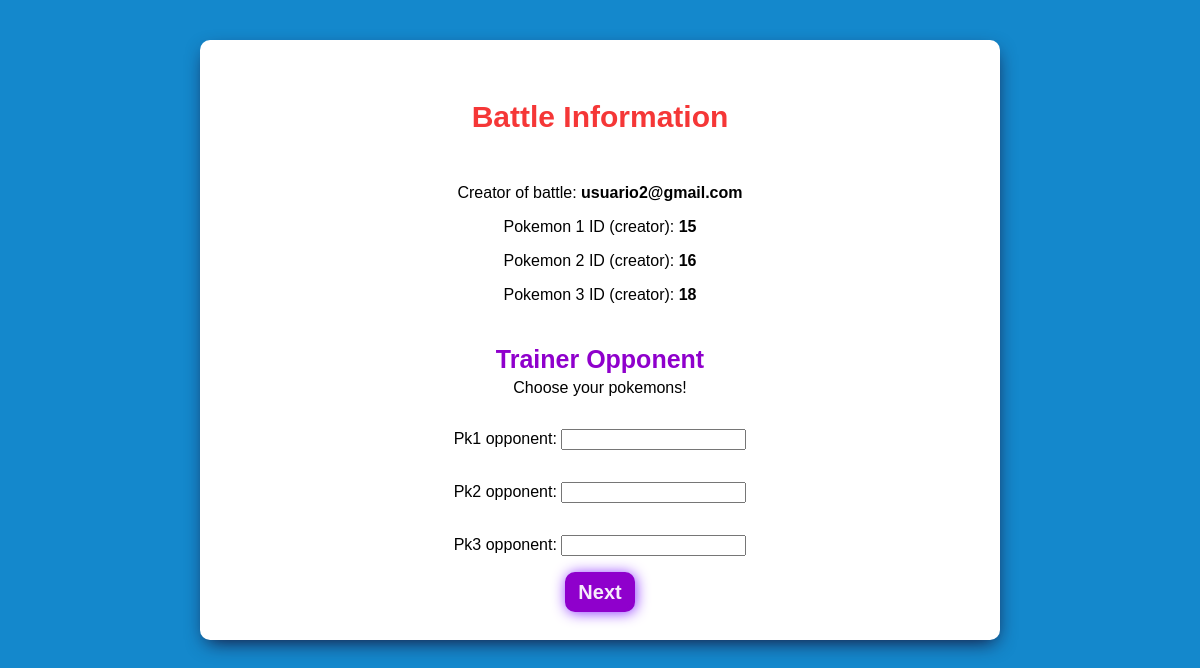
The page /player2/round on the database as committed earlier.
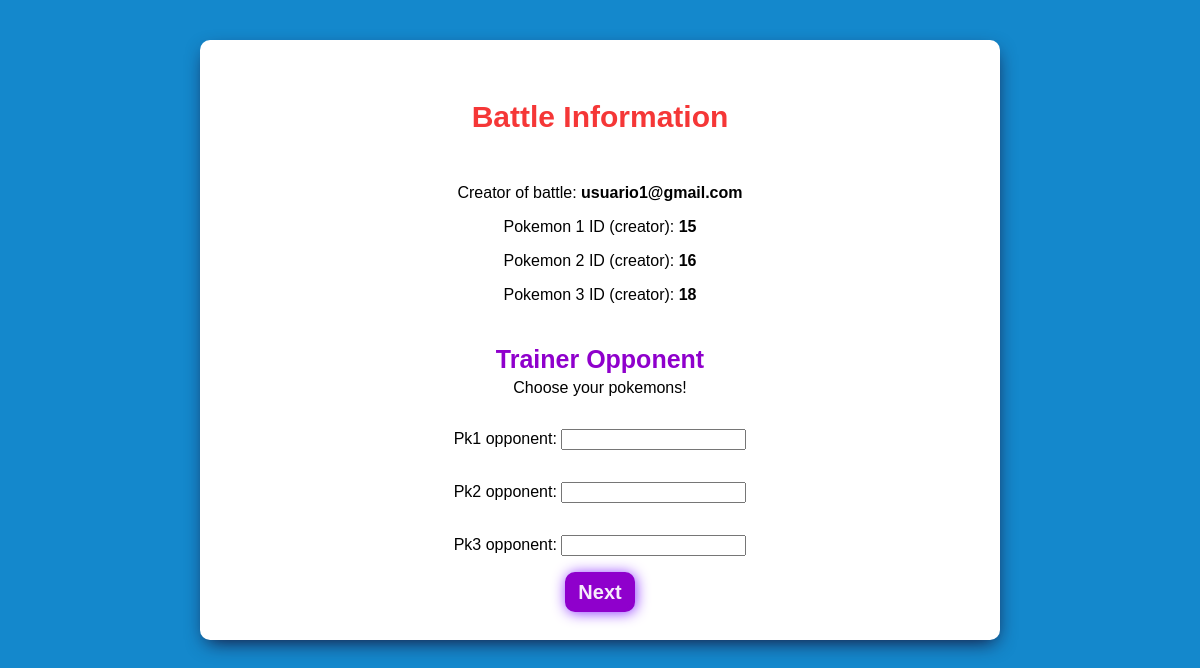
The same page on the database as committed later.
### battle/models.py (models this page shows, shortened)
class Battle(models.Model):
    id = models.AutoField(primary_key=True)
    creator = models.ForeignKey(settings.AUTH_USER_MODEL, on_delete=models.CASCADE, related_name='+',  null=True)
    opponent = models.ForeignKey(settings.AUTH_USER_MODEL, on_delete=models.CASCADE, related_name='+', null=True)
    pk1_creator = models.CharField(max_length=200, null=True)
    pk2_creator = models.CharField(max_length=200, null=True)
    pk3_creator = models.CharField(max_length=200,  null=True)
    pk1_opponent = models.CharField(max_length=200,  null=True)
    pk2_opponent = models.CharField(max_length=200,  null=True)
    pk3_opponent = models.CharField(max_length=200,  null=True)
    winner = models.CharField(max_length=200, null=True)

### users/models.py (models this page shows, shortened)
class User(AbstractBaseUser, PermissionsMixin, IndexedTimeStampedModel):
    email = models.EmailField(max_length=255, unique=True)
    is_staff = models.BooleanField(
        default=False, help_text=_("Designates whether the user can log into this admin " "site.")
    )
    is_active = models.BooleanField(
        default=True,
        help_text=_(
            "Designates whether this user should be treated as "
            "active. Unselect this instead of deleting accounts."
        ),
    )
    objects = UserManager()
    USERNAME_FIELD = "email"
    def __str__(self):
        return self.email

### battle/views.py (the view)
# urls.py: path('player2/round', views.round_new2, name='round_new2'),
def round_new2(request):
    battleInfo = Battle.objects.latest('id')
    if request.method == "POST":
        formRound2 = RoundForm2(request.POST, instance=battleInfo)
        if formRound2.is_valid():
            round_opponent = formRound2.save(commit=False)
            dataPK11 = get_pokemon_from_api(round_opponent.pk1_opponent)
            dataPK21 = get_pokemon_from_api(round_opponent.pk2_opponent)
            dataPK31 = get_pokemon_from_api(round_opponent.pk3_opponent)
            sumPK11 = sumValid(dataPK11)
            sumPK21 = sumValid(dataPK21)
            sumPK31 = sumValid(dataPK31)
            sumAll = sumPK11 + sumPK21 + sumPK31
            if (sumAll <= 600):
                pokemons = [round_opponent.pk1_opponent, round_opponent.pk2_opponent, round_opponent.pk3_opponent]
                result = battleRunning(53, pokemons)
                round_opponent.winner = result
                round_opponent.save()
                sendEmail()
                return redirect('home')
            if (sumAll > 600):
                message = "ERROR: The PKNs you selected sum more than 600 points, please choose again"
                return render(request, 'battle/round_new2.html', {'formRound2': formRound2, 'battle':battleInfo, 'message': message})
    else:
        formRound2 = RoundForm2()
    return render(request, 'battle/round_new2.html', {'formRound2': formRound2, 'battle':battleInfo})

### battle/forms.py
class RoundForm2(forms.ModelForm):
    class Meta:
        model = Battle
        fields = ('pk1_opponent', 'pk2_opponent', 'pk3_opponent')

### common/context_processors.py (called while the page is built)
def sentry_dsn(request):
    return {"SENTRY_DSN": settings.SENTRY_DSN}

def commit_sha(request):
    return {"COMMIT_SHA": settings.COMMIT_SHA}

### battle/templates/battle/round_new2.html (shortened to what this page needs)
{% load static %}
<!DOCTYPE html>
<html lang="en">
<head>
</head>
<body>
    <div class="container1" id="home">
        <div class="container2">
        <div class="teste">
            <div class="info">
                <h2 class="battle_info">Battle Information</h2>
                <p class='bla'> Creator of battle: <strong>{{battle.creator}}</strong></p>
                <p class='bla'>Pokemon 1 ID (creator): <strong>{{battle.pk1_creator}}</strong></p>
                <p class='bla'>Pokemon 2 ID (creator): <strong>{{battle.pk2_creator}}</strong></p>
                <p class='bla'>Pokemon 3 ID (creator): <strong>{{battle.pk3_creator}}</strong></p>
            </div>
            <p class="title_battle">Trainer Opponent</p>
            <p class="subtitle_battle">Choose your pokemons!</p>
            <form method="post" class="battle-form">{% csrf_token %}
                {{ formRound2.as_p }}
                <input type="submit" value="Next" class="button_next">
            </form>
        </div>
        </div>
    </div>
</body>
</html>

### battle/templates/battle/round_new2.html (style rules this page uses)
body { padding: 0px; background: #1488CC; font-family: Arial, Helvetica, sans-serif; }
.container1 { color: white; margin: 20px; padding: 20px; justify-content: center; align-items: center; display: flex; flex-direction: column; }
.container2 { width:800px; height:600px; background-color: white; border-radius: 10px; display: flex; flex-direction: column; box-shadow: 1px 7px 20px -6px #18092B; }
.button_next { width: 70px; height: 40px; font-size: 20px; margin: 0px auto; background-color: #8f00cc; border: 4px solid #8f00cc; border-radius: 10px; color: rgba(255, 255, 255, 0.925); font-weight: bolder; box-shadow: 1px 1px 14px 0px #8D36FF; transition: 0.2s; text-decoration:none; text-align: center; }
h2 { margin-top: -10px; margin-bottom: 50px; font-weight: lighter; }
.teste { width:400px; color: black; display: flex; flex-direction: column; justify-content: center; align-items: center; margin: 0 auto; margin-top: -130px; }
.title_battle { color: #8f00cc; font-size: 25px; padding: 0%; font-weight: bold; }
.subtitle_battle { color: black; margin-top: -20px; }
.battle-form { display: flex; flex-direction: column; }
.bla { margin-top: 0px; color: black; }
.battle_info { color:#f53737; font-size: 30px; font-weight: bold; }
.info { display:flex; flex-direction: column; justify-content: center; align-items: center; }

Rows that differ between the two databases and show on the page:
removed Battle: creator "usuario2@gmail.com", pk1_creator "15", pk2_creator "16", pk3_creator "18"
added Battle: creator "usuario1@gmail.com", pk1_creator "15", pk2_creator "16", pk3_creator "18"
